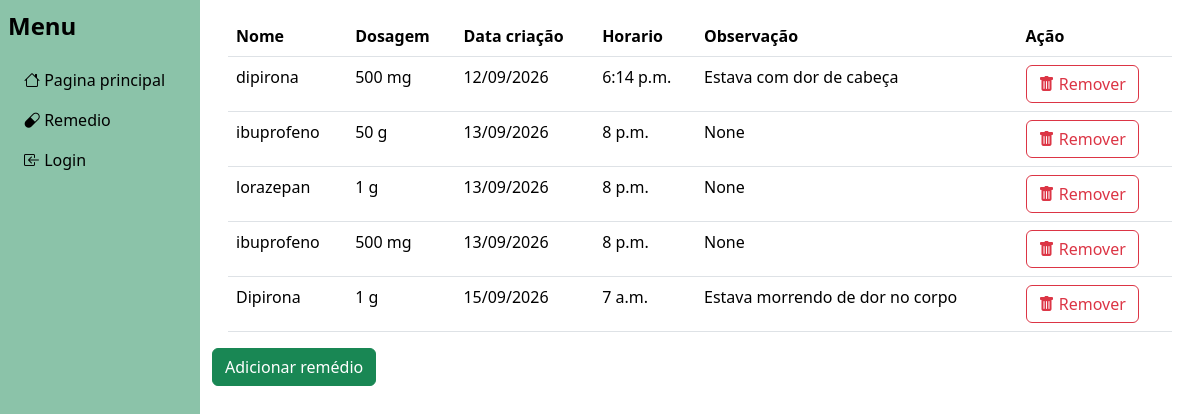
The page / on the database its author committed.
### remedios/models.py (models this page shows)
class Remedio(models.Model):
    nome = models.CharField(max_length=100)
    dosagem = models.CharField(max_length=50)
    quantidade = models.IntegerField(default=0)
    horario = models.TimeField(null=True, blank=True)
    observacoes = models.CharField(blank=True, null=True)
    criado_em = models.DateTimeField(auto_now_add=True)

### remedios/views.py (the view)
# urls.py: path('', views.index, name='remedio'),
def index(request):
    remedios = Remedio.objects.all()
    context = {"todos_remedios":remedios}
    return render(request, 'remedio.html',context)

### templates/remedio.html
{% extends "_layout.html" %}
{% block content %}
<div class=".container mx-3 mt-3 ">
<table class="table">
  <thead>
    <tr>
      <th scope="col">Nome</th>
      <th scope="col">Dosagem</th>
      <th scope="col">Data criação</th>
      <th scope="col"> Horario </th>
      <th scope="col"> Observação </th>
      <th scope="col">Ação</th>
    </tr>
  </thead>
  <tbody>
{%for remedio in todos_remedios%}
<tr>
      <td >{{remedio.nome}}</td>
      <td >{{remedio.dosagem}}</td>
      <td >{{remedio.criado_em|date:"d/m/Y "}}</td>
      <td >{{remedio.horario}} </td>
      <td >{{remedio.observacoes}} </td>
      <td><a href="" class="bi bi-trash-fill btn btn-outline-danger"> Remover</a></td>
    </tr>
{% empty %}
    <p>Nenhum remédio cadastrado.</p>
{% endfor %}
 </tbody>
</table>
</div>
<a class="btn btn-success" href="{% url 'criar_remedio' %}">
    Adicionar remédio
</a>
{% endblock content %}

### templates/_layout.html (shortened to what this page needs)
{% extends "_base.html" %}
{% load static %}
{% block css %}
    <link rel="stylesheet" href="https://cdn.jsdelivr.net/npm/bootstrap-icons@1.11.3/font/bootstrap-icons.min.css">
 <link href="https://cdn.jsdelivr.net/npm/bootstrap@5.3.8/dist/css/bootstrap.min.css" rel="stylesheet">
{% endblock css %}
{% block header %}
<div class="container-fluid">
  <div class="row">
    <div class="col-2 bg-success p-2  bg-opacity-50 min-vh-100">
      <p class="fs-4 text-black fw-bold">Menu</p>
      <ul class=" nav flex-column">
    <li class="nav-item">
      <a class="bi bi-house nav-link text-black active  " href="#">  Pagina principal</a>
    </li>
    <li class="nav-item">
      <a class="bi bi-capsule nav-link text-black" href="{% url 'remedio' %}">  Remedio</a>
    </li>
        <li class="nav-item">
      <a class="bi bi-box-arrow-in-left nav-link text-black " href="#">  Login</a>
    </li>
  </ul>
    </div>
    <div class="col-10 bg-white">
{% endblock header %}

### templates/_base.html (shortened to what this page needs)
{% load static %}
<!DOCTYPE html>
<html lang="en">
<head>
    {% block css %} {% endblock css %}
</head>
<body>
    {% block header %}
    {% endblock %}
    {% block main %}
     {% block content %}
     {% endblock %}
    {% endblock %}
</body>
</html>

### rows shown on the page
Remedio: nome "dipirona", dosagem "500 mg", criado_em "12/09/2026", horario "6:14 p.m.", observacoes "Estava com dor de cabeça"
Remedio: nome "ibuprofeno", dosagem "50 g", criado_em "13/09/2026", horario "8 p.m.", observacoes "None"
Remedio: nome "lorazepan", dosagem "1 g", criado_em "13/09/2026", horario "8 p.m.", observacoes "None"
Remedio: nome "ibuprofeno", dosagem "500 mg", criado_em "13/09/2026", horario "8 p.m.", observacoes "None"
Remedio: nome "Dipirona", dosagem "1 g", criado_em "15/09/2026", horario "7 a.m.", observacoes "Estava morrendo de dor no corpo"
